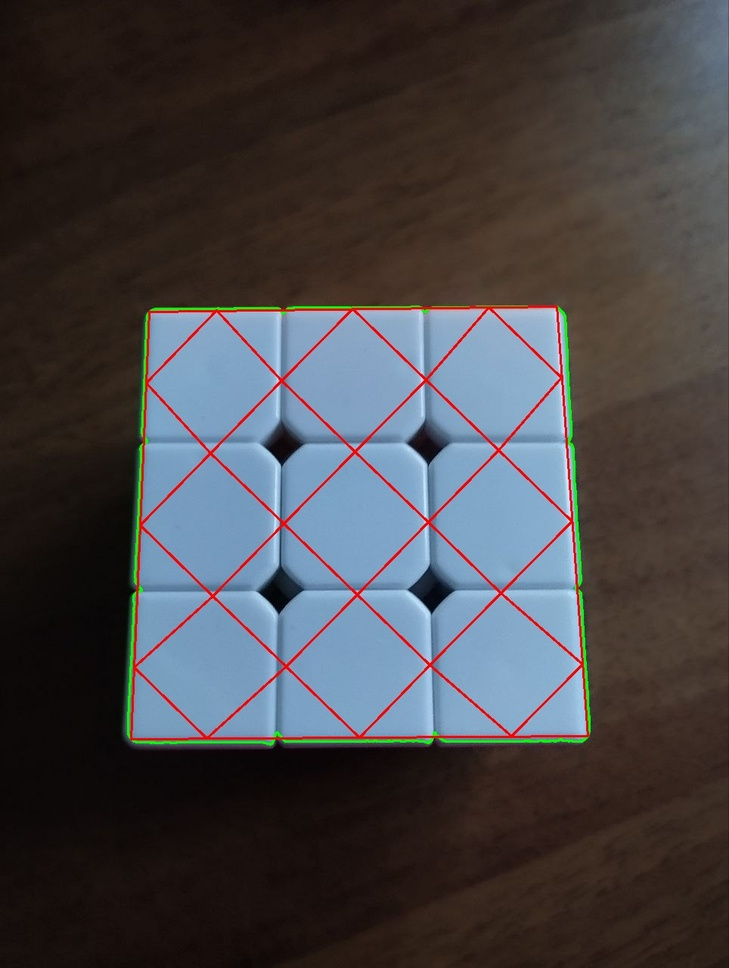
#> input picture buffer/1photo_.jpg, 729 x 968 px, shrunk from 964 x 1280 before the run
$ python -i getting_colors.py   (imports and definitions only)
#> lines starting #> are read from the running program, lines starting #| are printed output that depends on the picture; after the words box and inside, x2 and y2 are one past the last pixel; in counts of white or black regions, pixels touching at a corner belong together
### kubfu.py
import cv2
import numpy as np

def edit_points_of_square(points):
    right_points = []
    r = [list(i[0]) for i in points]
    r.sort(key=lambda x: x[1])
    if r[0][0] < r[1][0]:
        right_points.append(r[0])
        if r[-1][0] < r[-2][0]:
            right_points.append(r[-1])
            right_points.append(r[-2])
        else:
            right_points.append(r[-2])
            right_points.append(r[-1])
        right_points.append(r[1])
    else:
        right_points.append(r[1])
        if r[-1][0] < r[-2][0]:
            right_points.append(r[-1])
            right_points.append(r[-2])
        else:
            right_points.append(r[-2])
            right_points.append(r[-1])
        right_points.append(r[0])

    return np.array(right_points)


def romb_from_square(points):
    up = (points[2] - points[1]) * 0.5 + points[1]
    down = (points[3] - points[0]) * 0.5 + points[0]
    left = (points[0] - points[1]) * 0.5 + points[1]
    right = (points[3] - points[2]) * 0.5 + points[2]
    return [up, right, down, left]

def new_rombs(points):
    c00 = points[1] + (points[0] - points[1]) * (1/3) + (points[2]-points[1]) * (1/3)
    c01 = points[2] + (points[3] - points[2]) * (1/3) - (points[2]-points[1]) * (1/3)
    c10 = points[0] + (points[3] - points[0]) * (1/3) - (points[0] - points[1]) * (1/3)
    c11 = points[3] - (points[3] - points[2]) * (1/3) - (points[3] - points[0]) * (1/3)

    rombs = [romb_from_square([points[1] + (points[0] - points[1]) * (1/3), points[1],points[1] + (points[2] - points[1]) * (1/3) ,c00]),
             romb_from_square([c00, points[1] + (points[2] - points[1]) * (1/3), points[1] + (points[2] - points[1]) * (2/3), c01]),
             romb_from_square([c01, points[1] + (points[2] - points[1]) * (2/3), points[2], points[2] + (points[3] - points[2]) * (1/3)]),

             romb_from_square([points[1] + (points[0] - points[1]) * (2/3), points[1] + (points[0] - points[1]) * (1/3), c00, c10]),
             romb_from_square([c10, c00, c01, c11]),
             romb_from_square([c11, c01, points[2] + (points[3] - points[2]) * (1/3), points[2] + (points[3] - points[2]) * (2/3)]),

             romb_from_square([points[0], points[1] + (points[0] - points[1]) * (2/3), c10, points[0] + (points[3] - points[0]) * (1/3)]),
             romb_from_square([points[0] + (points[3] - points[0]) * (1/3), c10, c11, points[0] + (points[3] - points[0]) * (2/3)]),
             romb_from_square([points[0] + (points[3] - points[0]) * (2/3), c11, points[2] + (points[3] - points[2]) * (2/3), points[3]])]
    for i in range(9):
        for j in range(4):
            rombs[i][j] = [[int(rombs[i][j][0]), int(rombs[i][j][1])]]
    return np.array(rombs)


def get_colors(image_path, points):
    img = cv2.imread(image_path)
    if img is None:
        raise ValueError("не загрузил изо")

    pts = np.array(points, dtype=np.int32)
    mask = np.zeros(img.shape[:2], dtype=np.uint8)
    cv2.fillPoly(mask, [pts], 255)
    mean_color = cv2.mean(img, mask=mask)[:3]
    return list(np.round(mean_color).astype(int))

### getting_colors.py
import cv2
import os
from kubfu import get_colors, new_rombs, edit_points_of_square
from math import sqrt

def make_contours(im, save_name):
#> called with im = 'buffer/1photo_.jpg', save_name = 'out.png'
    all_colors = []
    image = cv2.imread(im)
#> image is the input picture: shape (968, 729, 3); mean B, G, R 70.9, 68.4, 70.5
    gray = cv2.cvtColor(image, cv2.COLOR_BGR2GRAY)
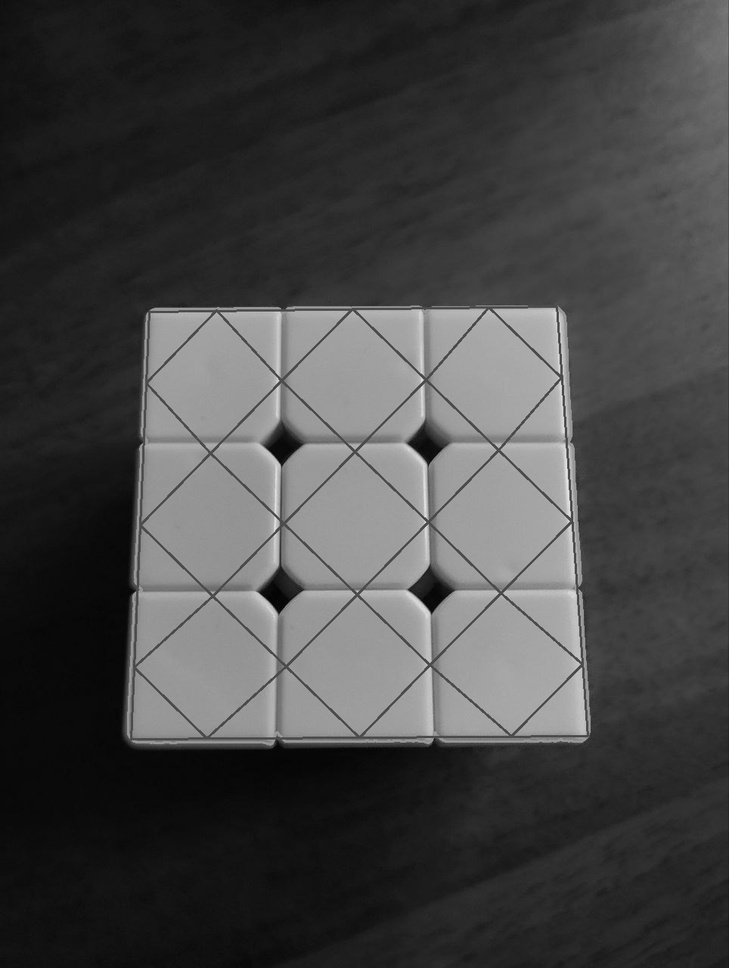
#> gray: shape (968, 729); min 1, max 236, mean 69.3
    blurred = cv2.GaussianBlur(gray, (5, 5), 0)
    thresholded = cv2.threshold(blurred, 100, 255, cv2.THRESH_BINARY)[1]
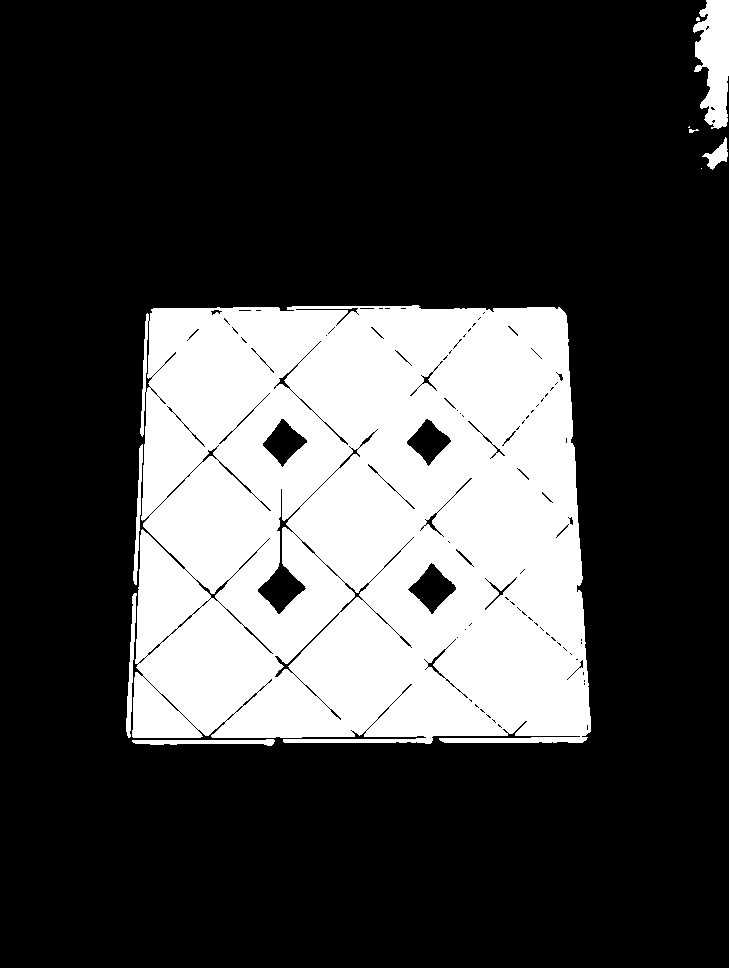
#> thresholded: shape (968, 729); 26.4% white; 10 white regions (3 under 20 px)

    # Поиск контуров на изображении
    contours, _ = cv2.findContours(thresholded, cv2.RETR_EXTERNAL, cv2.CHAIN_APPROX_SIMPLE)
#> contours = 10 contours, 4 with area under 20; largest, box (x1, y1, x2, y2) and area: (132, 305, 591, 744) 188092, (693, 0, 729, 129) 3080, (132, 739, 275, 746) 464, (126, 593, 137, 738) 452, (133, 444, 143, 585) 364, (702, 137, 728, 170) 308
    if contours:
        largest_contour = max(contours, key=cv2.contourArea)
#> largest_contour = contour of 363 points, box (x1, y1, x2, y2) (132, 305, 591, 744), area 188092

        epsilon = 0.02 * cv2.arcLength(largest_contour, True)
#> epsilon = 55.72
        approx = cv2.approxPolyDP(largest_contour, epsilon, True)
#> approx = [[565, 313], [151, 309], [132, 736], [585, 740]]
        cv2.drawContours(image, [largest_contour], -1, (0, 255, 0), 2)
        cv2.drawContours(image, [approx], -1, (0, 0, 255), 2)
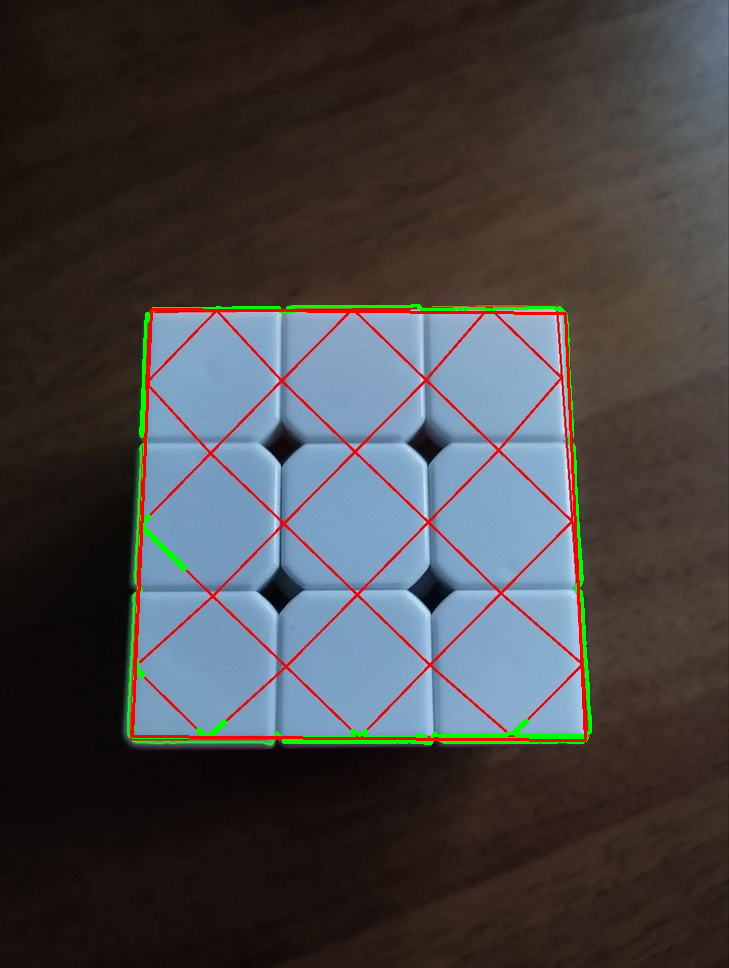
#> image: shape (968, 729, 3); mean B, G, R 69.7, 68.5, 70.5
        for i in range(9):
            all_colors.append(get_colors(im, new_rombs(edit_points_of_square(approx))[i]))
#> in new_rombs, `c00 = points[1] + (points[0] - points[1]) * (1/3) + (points[2]-points[..`: c00 = [289.3, 595]
#> in new_rombs, `c01 = points[2] + (points[3] - points[2]) * (1/3) - (points[2]-points[..`: c01 = [427.3, 596.3]
#> in new_rombs, `c10 = points[0] + (points[3] - points[0]) * (1/3) - (points[0] - point..`: c10 = [282.7, 452.7]
#> in new_rombs, `c11 = points[3] - (points[3] - points[2]) * (1/3) - (points[3] - point..`: c11 = [433.7, 454]
#> in romb_from_square, `up = (points[2] - points[1]) * 0.5 + points[1]`: up = [207.5, 736.7]
#> in romb_from_square, `down = (points[3] - points[0]) * 0.5 + points[0]`: down = [213.8, 594.3]
#> in romb_from_square, `left = (points[0] - points[1]) * 0.5 + points[1]`: left = [135.2, 664.8]
#> in romb_from_square, `right = (points[3] - points[2]) * 0.5 + points[2]`: right = [286.2, 666.2]
#> after the loop in new_rombs, `for i in range(9):`: rombs = 9 items
#> in get_colors, `pts = np.array(points, dtype=np.int32)`: pts = [[207, 736], [286, 666], [213, 594], [135, 664]]
#> in get_colors, `cv2.fillPoly(mask, [pts], 255)`:
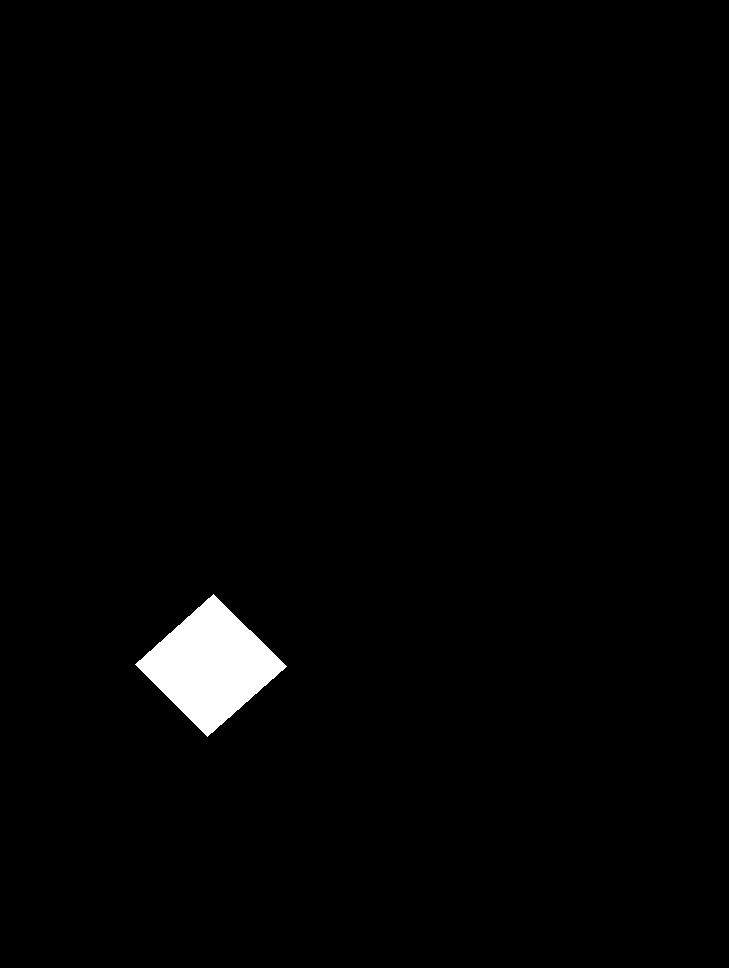
#> mask: shape (968, 729); 1.5% white; 1 white region, box (x1, y1, x2, y2) and area: (135, 594, 287, 737) 10879
#> in get_colors, `mean_color = cv2.mean(img, mask=mask)[:3]`: mean_color = (180.4, 148.9, 126.5)

        cv2.drawContours(image, list(new_rombs(edit_points_of_square(approx))), -1, (0, 0, 255), 2)
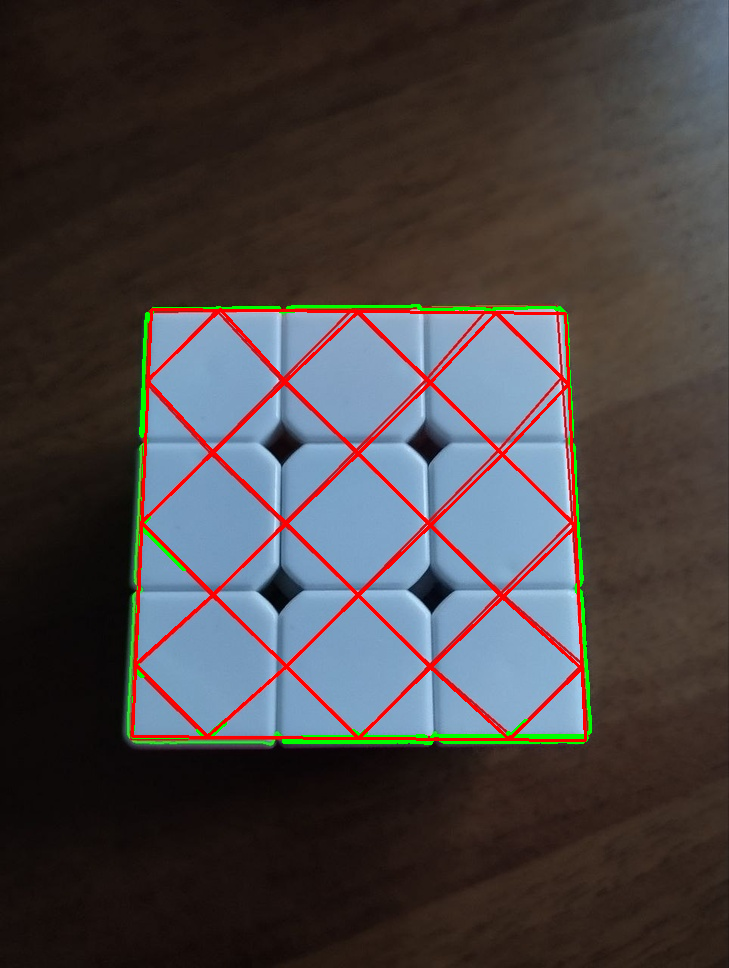
#> image: shape (968, 729, 3); 1.63% of pixels changed, all inside (x1, y1, x2, y2) = (137, 308, 581, 738)
        save_path = os.path.join("buffer", save_name)
        cv2.imwrite(save_path, image)
        return all_colors
    else:
        return None


def colors_into_code(s):
    c_table = {4: 'y', 13: 'r', 22: 'b', 31: 'w', 40: 'o', 49: 'g'}
    output = [0] * 54
    nos = []
    prol = []
    centers = []
    for _ in s:
        nos.extend(_)
    allg = list(enumerate(nos))
    for i in range(54):
        if i % 9 == 4:
            centers.append(allg[i])
        else:
            prol.append(allg[i])
    for i in centers:
        output[i[0]] = c_table[i[0]]
        d = lambda x: sqrt((i[1][0] - x[1][0])**2 + (i[1][1] - x[1][1])**2 + (i[1][2] - x[1][2])**2)
        prol.sort(key=d)
        for j in range(8):
            output[prol[j][0]] = c_table[i[0]]
        for j in range(8):
            prol.pop(0)
    for i in range(6):
        for j in range(3):
            output[j + i * 9], output[j + i * 9 + 6] = output[j + i * 9 + 6], output[j + i * 9]

    return output

>>> result = make_contours('buffer/1photo_.jpg', 'out.png')
